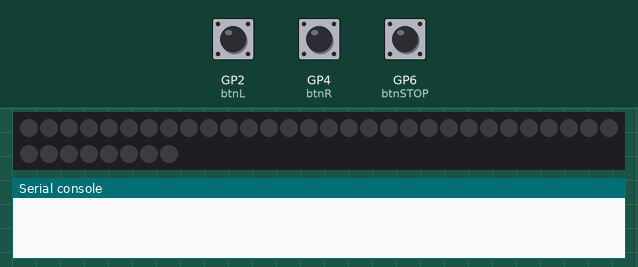
This program was run on a simulated Raspberry Pi Pico running CircuitPython. Shown: 38 RGB LEDs in strip order, left to right, continuing on the next row, the last lines printed to the serial console. The test bench sets the inputs (shaded band); at power-on: GP2 (btnL) HIGH, GP4 (btnR) HIGH, GP6 (btnSTOP) HIGH. Dim RGB values are drawn brighter than linear.

Above: at 1.2 s.
1.3 s: GP2 (btnL) pulled LOW for 0.15 s
At 1.47 s:
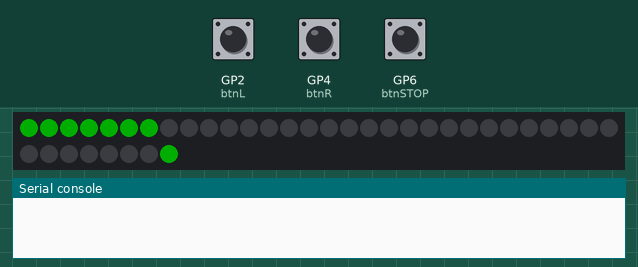
3.2 s: GP4 (btnR) pulled LOW for 1 s
At 3.73 s:
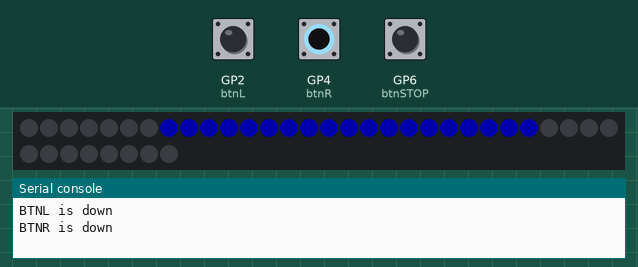
5.7 s: GP6 (btnSTOP) pulled LOW for 0.15 s
At 5.77 s:
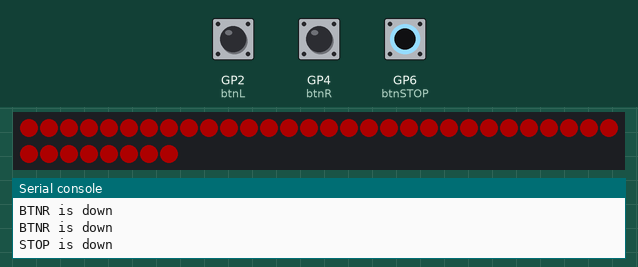
7.3 s: GP2 (btnL) pulled LOW for 1 s
At 7.83 s:
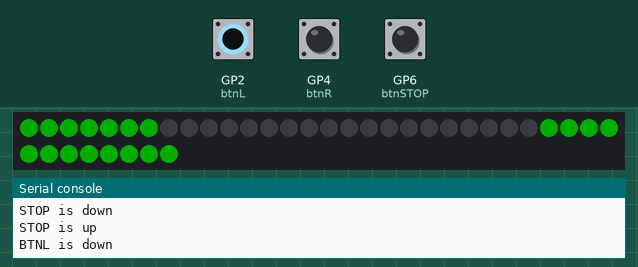
9.8 s: GP4 (btnR) pulled LOW for 3.2 s
At 9.97 s:
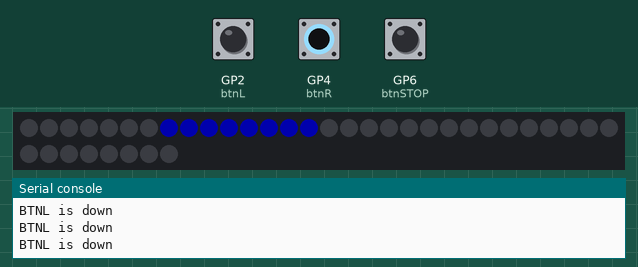
14.5 s: GP6 (btnSTOP) pulled LOW for 3.2 s
At 15.6 s:
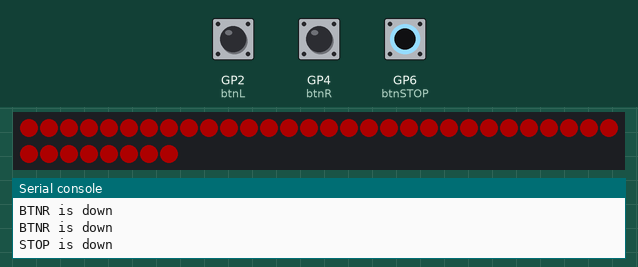
Timing chart, 0 to 17.5 s (numbered marks = the images above; inputs shaded):
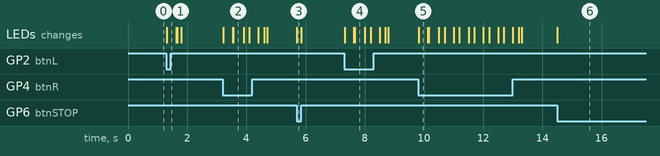

Measured:
- after the input at 1.3 s, the LEDs: change at once (image 1)
- after the input at 3.2 s, the LEDs: first change at once (image 2 shows a later state)
- after the input at 5.7 s, the LEDs: change at once (image 3)
- after the input at 7.3 s, the LEDs: first change at once (image 4 shows a later state)
- after the input at 9.8 s, the LEDs: change at once (image 5)
- after the input at 14.5 s, the LEDs: change at once (image 6)

The program:

code.py
```python
# CircuitPython code for bike light with turn signal and stoplight functions #
# Left and right signals are triggered with buttons #
# Stoplight is triggered with hall sensor #

import time
import board
import neopixel
from digitalio import DigitalInOut, Direction, Pull

numpix = 38

leftturnpix = (37, 36, 35, 34, 33, 32, 31, 30, 29, 28, 27, 26)  # Left-hand pixels
rightturnpix = (14, 15, 16, 17, 18, 19, 20, 21, 22, 23, 24, 25)  # Right-hand pixels

strip = neopixel.NeoPixel(board.GP0, numpix, brightness=1, auto_write=False)

leftjewel = (0, 1, 2, 3, 4, 5, 6)
rightjewel = (7, 8, 9, 10, 11, 12, 13)

color_left = (0, 50, 0)  # Green
color_right = (0, 0, 50)  # Blue
color_stop = (50, 0, 0)  # Red
color_off = (0, 0, 0)

btnL = DigitalInOut(board.GP2)
btnL.direction = Direction.INPUT
btnL.pull = Pull.UP

btnR = DigitalInOut(board.GP4)
btnR.direction = Direction.INPUT
btnR.pull = Pull.UP

btnSTOP = DigitalInOut(board.GP6)
btnSTOP.direction = Direction.INPUT
btnSTOP.pull = Pull.UP

prev_stateSTOP = btnSTOP.value

leftturnstate = 0


def scroll(turnsignal, color, speed):
    for i in turnsignal:
        strip[i] = color
        strip.show()
        time.sleep(speed)
        if i == turnsignal[11]:
            strip[i] = color
            strip.show()
            time.sleep(0.1)
            strip.fill(color_off)
            strip.show()


while True:
    while not btnL.value:
        for i in leftjewel:
            strip[i] = color_left
            strip.show()
        scroll(leftturnpix, color_left, 0.03)
        print("BTNL is down")

    while not btnR.value:
        for i in rightjewel:
            strip[i] = color_right
            strip.show()
        scroll(rightturnpix, color_right, 0.03)
        print("BTNR is down")

    cur_stateSTOP = btnSTOP.value
    if cur_stateSTOP != prev_stateSTOP:
        if not cur_stateSTOP:
            strip.fill(color_stop)
            strip.show()
            print("STOP is down")
        else:
            strip.fill(color_off)
            strip.show()
            print("STOP is up")

    prev_stateSTOP = cur_stateSTOP
```
